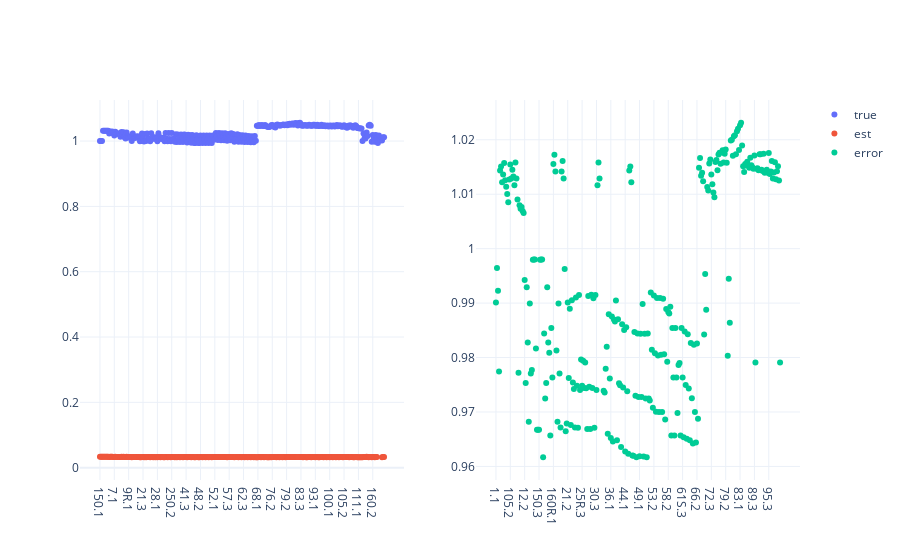

Notebook cell for this chart:
### Markdown cell above
## Process Data

### Code cell
ts = dt.datetime(2018, 5, 1, 12)
true = true_voltages.loc[ts].abs()/base_voltages
est = est_voltages.loc[ts].abs()/base_voltages
error = (true - est).abs()

fig = make_subplots(rows=1,cols=2)
fig.add_trace(
    go.Scatter(name='true', x=true.index, y=true.values,mode='markers'), 
    row=1,col=1)
fig.add_trace(
    go.Scatter(name='est',x=est.index, y=est.values,mode='markers'),
    row=1,col=1)
fig.add_trace(
    go.Scatter(name='error',x=error.index, y=error.values,mode='markers'), 
    row=1,col=2)
fig.update_layout(template="plotly_white")
fig.show()

### Figure 1 — Plotly figure (JSON) as saved in the notebook; plotly's stock layout.template omitted (floating-point values rounded to 4 significant figures; data arrays with more than 128 entries replaced by an {"elided": "..."} marker saying what was removed)
{"data": [{"mode": "markers", "name": "true", "type": "scatter", "x": {"elided": "278 str values"}, "xaxis": "x", "y": {"elided": "278 float values"}, "yaxis": "y"}, {"mode": "markers", "name": "est", "type": "scatter", "x": {"elided": "278 str values"}, "xaxis": "x", "y": {"elided": "278 float values"}, "yaxis": "y"}, {"mode": "markers", "name": "error", "type": "scatter", "x": {"elided": "278 str values"}, "xaxis": "x2", "y": {"elided": "278 float values"}, "yaxis": "y2"}], "layout": {"autosize": true, "xaxis": {"anchor": "y", "autorange": true, "domain": [0, 0.45], "range": [-19.45, 296.4], "type": "category"}, "xaxis2": {"anchor": "y2", "autorange": true, "domain": [0.55, 1], "range": [-19.45, 296.4], "type": "category"}, "yaxis": {"anchor": "x", "autorange": true, "domain": [0, 1], "range": [-0.05263, 1.141], "type": "linear"}, "yaxis2": {"anchor": "x2", "autorange": true, "domain": [0, 1], "range": [0.9566, 1.028], "type": "linear"}}}
